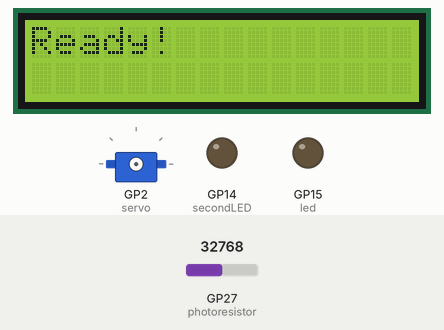
Recording of a program running on a simulated Raspberry Pi Pico running MicroPython. On the bench: 16×2 character LCD, servo, output pins drawn as LEDs (lit = HIGH). Dashed ring = blinking. The test bench sets the inputs (shaded band); at power-on: GP27 (photoresistor) = 32768 (analog values on the 0–65535 scale). Servo angles are drawn from the pulse width (0.5 ms = 0°, 2.5 ms = 180°); what the program prints to the serial console is not drawn.

Above: at 0.1 s.
2.4 s: GP27 (photoresistor) set to 3488
4.3 s: GP27 (photoresistor) set to 3072
At 5.29 s:
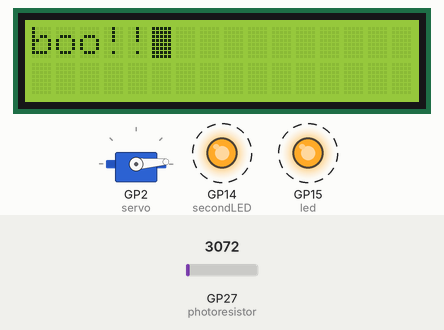
7.4 s: GP27 (photoresistor) set to 7864
At 9.5 s:
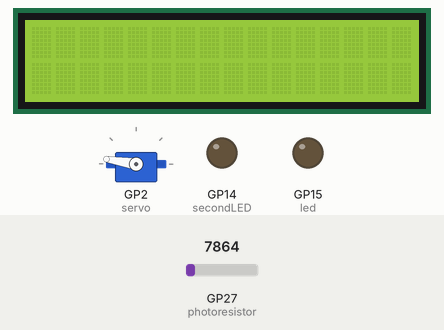
9.8 s: GP27 (photoresistor) set to 1147
At 11.09 s:
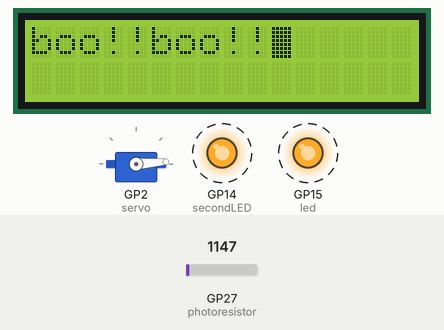
12.9 s: GP27 (photoresistor) set to 8519
At 13.4 s:
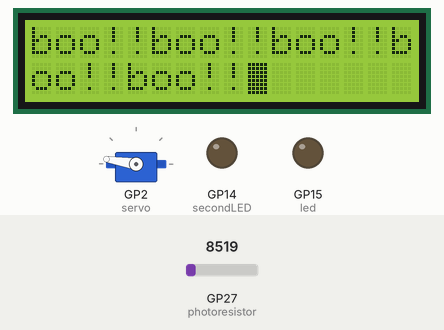
Timing chart, 0 to 15.9 s (numbered marks = the images above; inputs shaded):
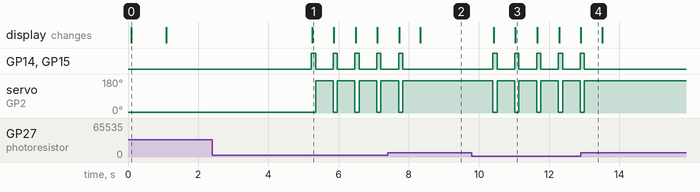

The program:

PICO-BOO_KenanB.py
```python
"""

PICO-BOO!

By:Kenan Batic
10/13/2025
v 1.0
"""

from machine import I2C, Pin, PWM       #these 3 lines import everything i need to set up the pico-BOO
from pico_i2c_lcd import I2cLcd
from time import sleep

# sets photoresistor as analog input
photoresistor_pin = 27
photoresistor = machine.ADC(photoresistor_pin)

led_pin = 15 # sets the LED pin to correct number
led = Pin(led_pin, Pin.OUT) #sets pin 15 as an output pin

secondLED_pin = 14    #sets up 2nd LED pin to correct number
secondLED = Pin(secondLED_pin, Pin.OUT)

i2c = I2C(0, sda=Pin(0), scl=Pin(1), freq=50000) #this sets up my LCD screen to the right pin
I2C_ADDR = 0x27
lcd = I2cLcd(i2c, I2C_ADDR, 2, 16)
lcd.clear()
lcd.putstr("Ready!") #displays this when i start the code on the LCD
sleep(1)
lcd.clear()


def slow_type(lcd, text, delay=0.1):     #defines the function to display text
    for i in text:                       #this makes it so that it reads text as a list
        lcd.putstr(i)                    #this prints the letter to the LCD
        sleep(delay)                     # has a delay for putting the text


# Setup the pin as a PWM object
servo_pin = 2
servo = PWM(machine.Pin(servo_pin))

# Set Duty Cycle for Different Angles
# Default pulse width: 550 - 2400 ms
# Duty cycle (%) = (pulsewidth/period)*100
max_duty = 7864
min_duty = 1802
half_duty = int((max_duty+min_duty)/2)


# Set PWM frequency
frequency = 50
servo.freq(frequency)


while True: #my while statement for the Boo effect
    photoRes = int((photoresistor.read_u16() / 65535)*100) #prints the value of my photoresistor as a whole number (this and the line below it)
    print(photoRes)
    sleep(0.5)
    if photoRes < 5:  #if statement so that when it is dark the boo effect takes place
        servo.duty_u16(min_duty) #this and line 70 move the servo back and forth
        led.on()
        secondLED.on()
        lcd.show_cursor()
        lcd.blink_cursor_on()
        slow_type(lcd,"boo!!", 0) #prints boo!! on LCD
        sleep(0.1)
        servo.duty_u16(max_duty)
        led.off()
        secondLED.off()
    else:   #if its not dark then its this
        led.off()
        secondLED.off()
        lcd.blink_cursor_off()
        lcd.hide_cursor()
        lcd.clear()#Clears screen
```

Measured:
- the behaviour switches between 3280 and 3264 on GP27 (photoresistor) (found by bisection; images 0 and 1)
- after the input at 2.4 s, every drawn part: stays the same
- after the input at 4.3 s, GP14 (secondLED), GP15 (led): alternates HIGH for 0.12 s and LOW for 0.50 s, starting after 0.92 s; servo on GP2 (servo): alternates 171° for 0.50 s and 4° for 0.12 s, starting after 1.0 s; the display: changes after 0.94 s (image 1)
- after the input at 7.4 s, GP14 (secondLED), GP15 (led): goes on until 7.8 s, then stays LOW; servo on GP2 (servo): goes on until 7.8 s, then stays 171°; the display: first differs from a run without the input after 0.93 s (image 2)
- after the input at 9.8 s, GP14 (secondLED), GP15 (led): alternates HIGH for 0.12 s and LOW for 0.50 s, starting after 0.60 s; servo on GP2 (servo): alternates 171° for 0.50 s and 4° for 0.12 s, starting after 0.60 s; the display: first changes after 0.62 s (image 3 shows a later state)
- after the input at 12.9 s, GP14 (secondLED), GP15 (led): goes on until 13.0 s, then stays LOW; servo on GP2 (servo): goes on until 13.0 s, then stays 171°
- what the display in image 0 shows lasts 1.0 s, from 0.1 s to 1.1 s
- what the display in image 1 shows lasts 0.7 s, from 5.2 s to 5.9 s
